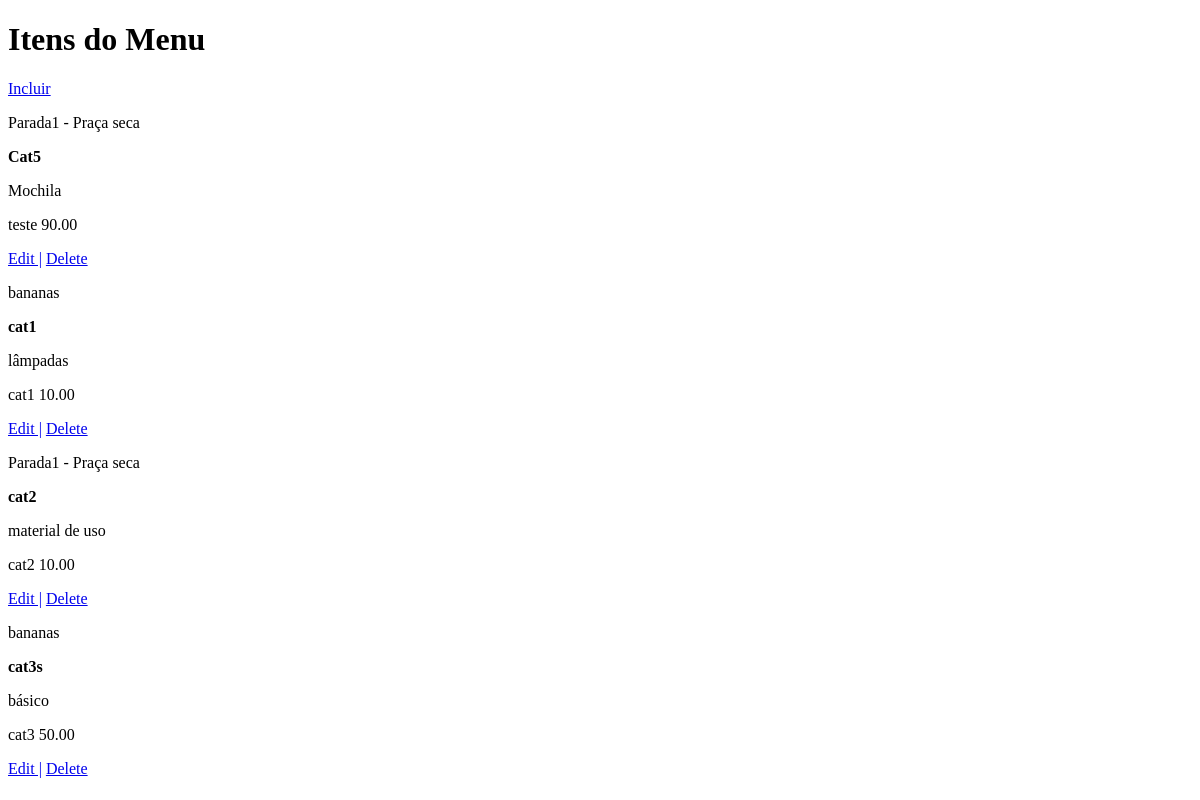
Page /menus/1 on the earlier database version.
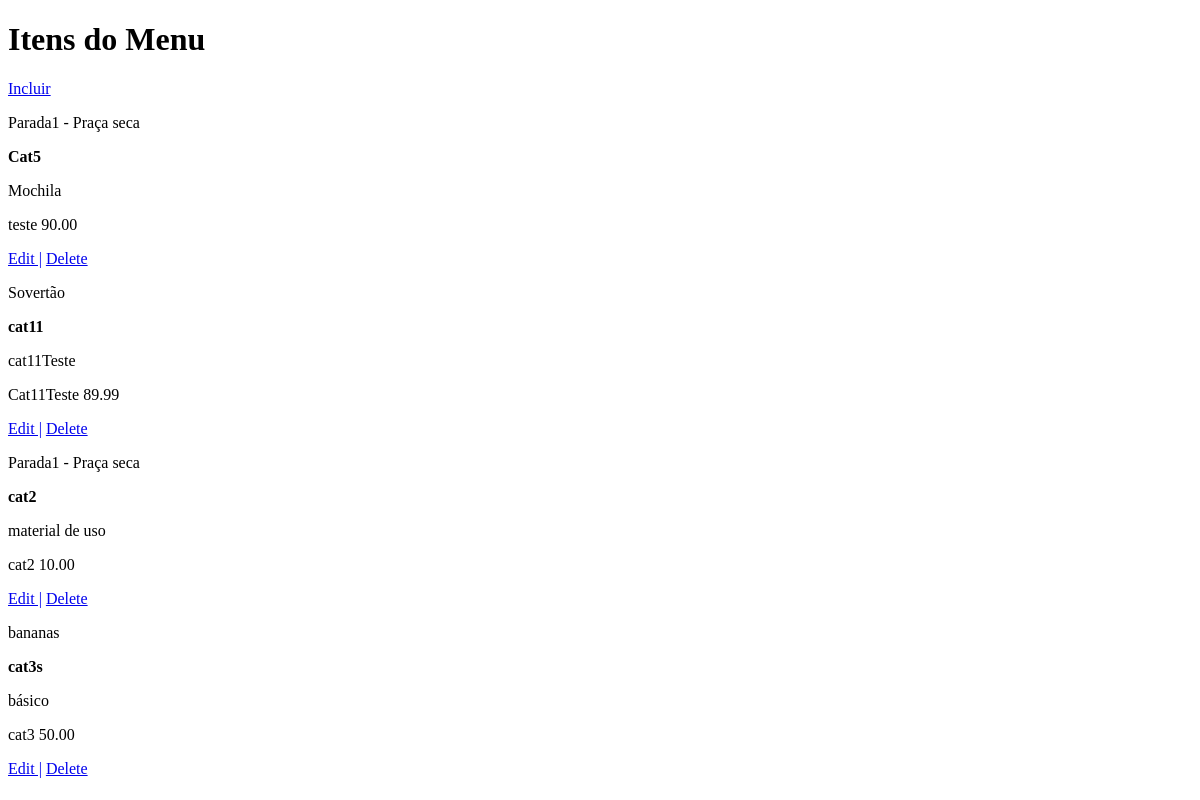
Same page on the later database version.
### menus/models.py (models this page shows, shortened)
class MenuItem(models.Model):
    category = models.CharField(max_length=45)
    description = models.CharField(max_length=250)
    name = models.CharField(max_length=45)
    price = models.DecimalField(max_digits=6, decimal_places=2)
    restaurant = models.ForeignKey(Restaurant, on_delete=models.CASCADE)

class Restaurant(models.Model):
    name = models.CharField(max_length=45)

### menus/views.py (the view)
# urls.py: path('menus/<int:restaurant_id>', views.show_menu_itens, name="menu"),
def show_menu_itens(request, restaurant_id):
    menu_itens = MenuItem.objects.order_by('category')
    context = {'restaurant_id':restaurant_id, 'menu_itens': menu_itens}
    return render(request, "menus/show_menu_itens.html", context)

### menus/templates/menus/show_menu_itens.html
{% extends "application.html" %}
{% block content %}
    <h1>Itens do Menu</h1>
    <a href="{{ restaurant_id }}/new/">Incluir</a>
    {% if menu_itens %}
        {% for menu_item in menu_itens %}
            <p>{{ menu_item.restaurant.name }}</p>
            <p><strong>{{ menu_item.category }}</strong></p>
            <p>{{ menu_item.name }}</p>
            <p>{{ menu_item.description }}  {{ menu_item.price }}</p>
            <p>
            <a href='{{ menu_item.restaurant_id }}/edit/{{ menu_item.id }}'>Edit |</a>
            <a href='{{ menu_item.restaurant_id }}/delete/{{ menu_item.id }}'>Delete</a>
            </p>
        {% endfor %}
    {% else %}
        <p>Nenhum item no menu, por favor inclua um.</p>
    {% endif %}
{% endblock content %}

### menus/templates/application.html (shortened to what this page needs)
<!DOCTYPE html>
<html lang="en">
<head>
</head>
<body>
    {% block content %} {%endblock content %}
</body>
</html>

Differences in the rows shown:
removed MenuItem: restaurant.name "bananas", category "cat1", name "lâmpadas", description "cat1", price "10.00"
added MenuItem: restaurant.name "Sovertão", category "cat11", name "cat11Teste", description "Cat11Teste", price "89.99"
